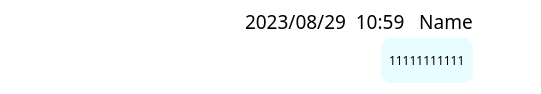
<?xml version="1.0" encoding="UTF-8"?>
<ui version="4.0">
 <class>ChatBubbles</class>
 <widget class="QWidget" name="ChatBubbles">
  <property name="geometry">
   <rect>
    <x>0</x>
    <y>0</y>
    <width>541</width>
    <height>94</height>
   </rect>
  </property>
  <property name="minimumSize">
   <size>
    <width>400</width>
    <height>0</height>
   </size>
  </property>
  <property name="windowTitle">
   <string>Form</string>
  </property>
  <property name="styleSheet">
   <string notr="true">QWidget{
background-color: rgb(255, 255, 255)
}</string>
  </property>
  <layout class="QHBoxLayout" name="horizontalLayout">
   <item>
    <layout class="QHBoxLayout" name="horizontalLayout_4" stretch="0,40,0">
     <item>
      <spacer name="horizontalSpacer_3">
       <property name="orientation">
        <enum>Qt::Horizontal</enum>
       </property>
       <property name="sizeHint" stdset="0">
        <size>
         <width>40</width>
         <height>20</height>
        </size>
       </property>
      </spacer>
     </item>
     <item>
      <layout class="QVBoxLayout" name="verticalLayout">
       <item>
        <layout class="QHBoxLayout" name="horizontalLayout_2" stretch="0,0">
         <item>
          <spacer name="horizontalSpacer_2">
           <property name="orientation">
            <enum>Qt::Horizontal</enum>
           </property>
           <property name="sizeHint" stdset="0">
            <size>
             <width>40</width>
             <height>20</height>
            </size>
           </property>
          </spacer>
         </item>
         <item>
          <widget class="QLabel" name="nameAndTime">
           <property name="minimumSize">
            <size>
             <width>100</width>
             <height>21</height>
            </size>
           </property>
           <property name="maximumSize">
            <size>
             <width>16777215</width>
             <height>21</height>
            </size>
           </property>
           <property name="font">
            <font>
             <family>Heiti SC</family>
             <pointsize>14</pointsize>
            </font>
           </property>
           <property name="text">
            <string>2023/08/29  10:59   Name</string>
           </property>
          </widget>
         </item>
        </layout>
       </item>
       <item>
        <layout class="QHBoxLayout" name="horizontalLayout_3">
         <item>
          <spacer name="horizontalSpacer">
           <property name="orientation">
            <enum>Qt::Horizontal</enum>
           </property>
           <property name="sizeHint" stdset="0">
            <size>
             <width>40</width>
             <height>20</height>
            </size>
           </property>
          </spacer>
         </item>
         <item>
          <widget class="QLabel" name="msgText">
           <property name="font">
            <font>
             <family>Heiti SC</family>
            </font>
           </property>
           <property name="styleSheet">
            <string notr="true">QLabel {
    border-radius: 10px; /* Adjust the radius value as needed */
    background-color:rgb(232, 253, 255);/* Set the background color */
    padding: 5px; /* Add some padding to the label */
}</string>
           </property>
           <property name="text">
            <string>11111111111</string>
           </property>
           <property name="margin">
            <number>4</number>
           </property>
          </widget>
         </item>
        </layout>
       </item>
      </layout>
     </item>
     <item>
      <layout class="QVBoxLayout" name="verticalLayout_2">
       <item>
        <widget class="QLabel" name="profPhoto">
         <property name="minimumSize">
          <size>
           <width>51</width>
           <height>51</height>
          </size>
         </property>
         <property name="maximumSize">
          <size>
           <width>51</width>
           <height>51</height>
          </size>
         </property>
         <property name="text">
          <string/>
         </property>
         <property name="pixmap">
          <pixmap>../graphSource/profPhoto.jpg</pixmap>
         </property>
         <property name="scaledContents">
          <bool>true</bool>
         </property>
         <property name="alignment">
          <set>Qt::AlignLeading|Qt::AlignLeft|Qt::AlignTop</set>
         </property>
        </widget>
       </item>
       <item>
        <spacer name="verticalSpacer">
         <property name="orientation">
          <enum>Qt::Vertical</enum>
         </property>
         <property name="sizeHint" stdset="0">
          <size>
           <width>20</width>
           <height>40</height>
          </size>
         </property>
        </spacer>
       </item>
      </layout>
     </item>
    </layout>
   </item>
  </layout>
 </widget>
 <resources/>
 <connections/>
</ui>
